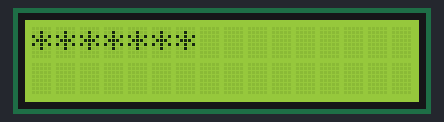
Simulated run of this sketch. Board: Arduino Uno, built with avr-gcc and run on an emulated ATmega328P. On the bench: 16×2 character LCD.

Above: at 0.1 s.
At 1.8 s:
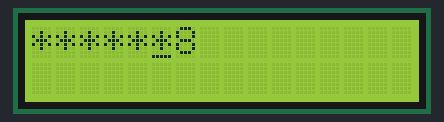
At 2.3 s:
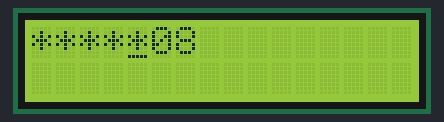
At 2.8 s:
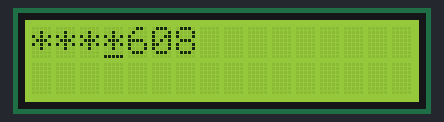
At 3.3 s:
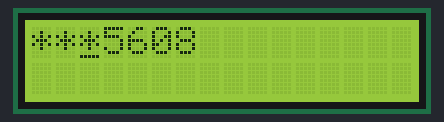
At 4.8 s:
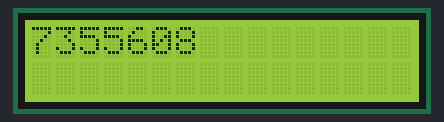

Measured:
- what the display in image 1 shows lasts 0.5 s, from 1.8 s to 2.3 s

The sketch:

LCD.ino
```cpp
#include <LiquidCrystal.h>

LiquidCrystal yourmum(7, 6, 5, 4, 3, 2);

char a='8',b='0',c='6',d='5',e='5',f='3',g='7';

void setup() {
  // put your setup code here, to run once:
yourmum.begin(16,2);
yourmum.clear();
yourmum.write("*******");
delay(700);
yourmum.cursor();
delay(500);
yourmum.setCursor(6,0);
delay(500);
yourmum.write(a);
yourmum.setCursor(5,0);
delay(500);
yourmum.write(b);
yourmum.setCursor(4,0);
delay(500);
yourmum.write(c);
yourmum.setCursor(3,0);
delay(500);
yourmum.write(d);
yourmum.setCursor(2,0);
delay(500);
yourmum.write(e);
yourmum.setCursor(1,0);
delay(500);
yourmum.write(f);
yourmum.setCursor(0,0);
delay(500);
yourmum.write(g);
yourmum.noCursor();
}

void loop() {
  // put your main code here, to run repeatedly:

}
```
